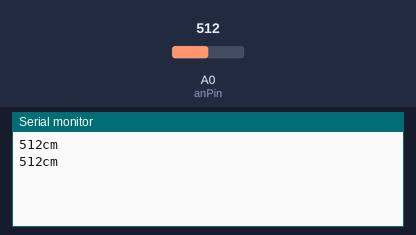
Simulated run of this sketch. Board: Arduino Uno, built with avr-gcc and run on an emulated ATmega328P. Shown: the last lines printed to the serial monitor. The test bench sets the inputs (shaded band); at power-on: A0 (anPin) = 512.

Above: at 1.8 s.
1.9 s: A0 (anPin) set to 716
At 2.8 s:
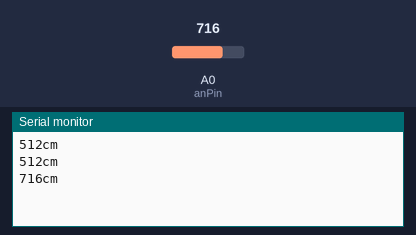
3.4 s: A0 (anPin) set to 900
At 4.7 s:
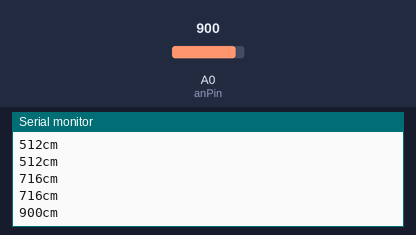
Timing chart, 0 to 6.4 s (numbered marks = the images above; inputs shaded):
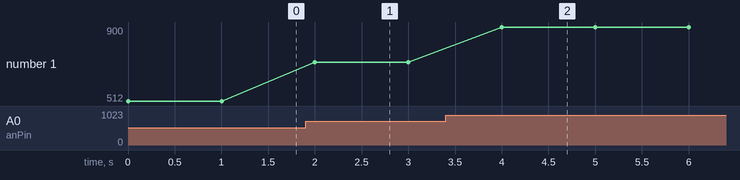

Measured:
- after the input at 1.9 s, the serial monitor: prints a new line after 0.10 s (image 1)
- after the input at 3.4 s, the serial monitor: prints a new line after 0.60 s (image 2)
- plotted number 1: 512 → 716 after the input at 1.9 s, 716 → 900 after the input at 3.4 s

The sketch:

mb7092_analog_reading.ino
```cpp
/*Feel free to use this code.
Author: Tom Bonar
Date: 12-11-2013
Analog pin 1 for reading in the analog voltage from the MaxSonar device.
This variable is a constant because the pin will not change throughout execution of this code.*/
const int anPin = 0;
long anVolt, cm;
void setup() {
  //This opens up a serial connection to shoot the results back to the PC console
  Serial.begin(9600);
}

void loop() {
  {
    //Used to read in the analog voltage output that is being sent by the XL-MaxSonar device.
    //Scale factor is (Vcc/1024) per centimeter. A 5V supply yields ~4.9mV/cm for standard range sensors
    anVolt = analogRead(anPin); // this is for the standard range sensors
  }
  cm = anVolt;
  Serial.print(cm);
  Serial.print("cm");
  Serial.println();
  delay(1000);
}
```
